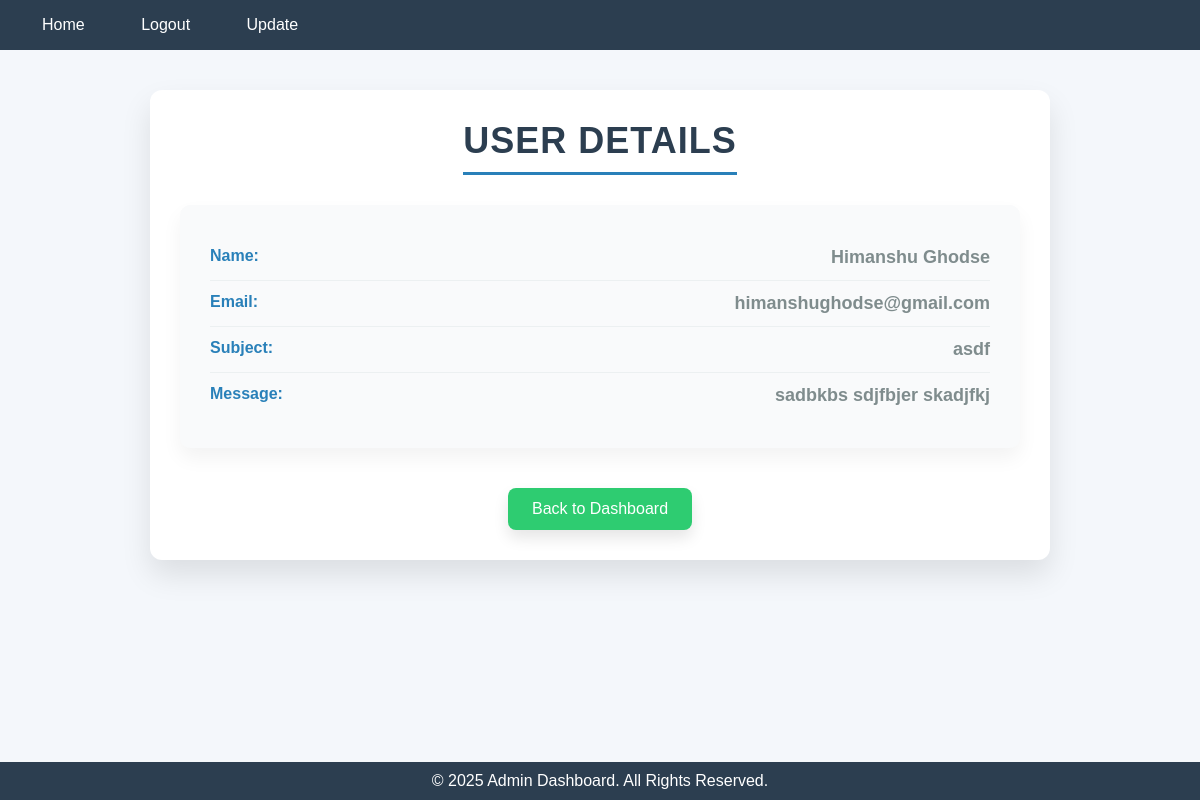
Page /detail_view/11/ (signed in) on the committed database.
### core/models.py (models this page shows, shortened)
class Contact(models.Model):
  name=models.CharField(max_length=50)
  email=models.EmailField()
  subject=models.CharField(max_length=100)
  message=models.TextField()

### core/views.py (the view)
# urls.py: path('detail_view/<int:id>/', views.detail_view, name='detail_view'),
@login_required(login_url='login')
def detail_view(request, id):
    data = Contact.objects.get(id=id)
    return render(request, 'core/detail_view.html', {'data': data})

### core/templates/core/detail_view.html (shortened to what this page needs)
{% extends 'core/navbar.html' %}
{% block content %}
<div class="detail-container">
    <h2>User Details</h2>
    <div class="user-info">
        <div class="info-item">
            <strong>Name:</strong>
            <span>{{ data.name }}</span>
        </div>
        <div class="info-item">
            <strong>Email:</strong>
            <span>{{ data.email }}</span>
        </div>
        <div class="info-item">
            <strong>Subject:</strong>
            <span>{{ data.subject }}</span>
        </div>
        <div class="info-item">
            <strong>Message:</strong>
            <span>{{ data.message }}</span>
        </div>
    </div>
    <div class="action-buttons">
        <center><a href="{% url 'dashboard' %}" class="btn back-btn">Back to Dashboard</a></center>
    </div>
</div>
{% endblock %}

### core/templates/core/navbar.html (style rules this page uses)
* { margin: 0; padding: 0; box-sizing: border-box; }
body { font-family: 'Arial', sans-serif; background-color: #f1f1f1; color: #333; }

### core/templates/core/detail_view.html (style rules this page uses)
body { font-family: 'Arial', sans-serif; background-color: #f4f7fb; color: #333; margin: 0; padding: 0; }
.detail-container { max-width: 900px; margin: 40px auto; padding: 30px; background-color: #fff; box-shadow: 0 15px 30px rgba(0, 0, 0, 0.1); border-radius: 12px; text-align: center; display: flex; flex-direction: column; align-items: center; justify-content: center; transition: transform 0.3s ease; }
.detail-container h2 { font-size: 36px; color: #2c3e50; font-weight: bold; margin-bottom: 30px; text-transform: uppercase; letter-spacing: 1px; border-bottom: 3px solid #2980b9; padding-bottom: 10px; }
.user-info { background-color: #f9fafb; padding: 30px; border-radius: 10px; box-shadow: 0 10px 20px rgba(0, 0, 0, 0.05); width: 100%; margin-bottom: 40px; transition: transform 0.3s ease; }
.user-info .info-item { display: flex; justify-content: space-between; padding: 12px 0; border-bottom: 1px solid #ecf0f1; font-size: 18px; font-weight: 600; }
.user-info .info-item:last-child { border-bottom: none; }
.user-info .info-item strong { color: #2980b9; font-size: 16px; }
.user-info .info-item span { color: #7f8c8d; }
.action-buttons { justify-content: center; align-items: center; width: 100%; display: flex; gap: 15px; }
.btn { padding: 12px 24px; text-decoration: none; font-size: 16px; color: #fff; border-radius: 8px; text-align: center; cursor: pointer; transition: all 0.3s ease-in-out; display: inline-block; box-shadow: 0 8px 15px rgba(0, 0, 0, 0.1); }
.back-btn { background-color: #2ecc71; }

### rows in the picture
Contact: name "Himanshu Ghodse", email "himanshughodse@gmail.com", subject "asdf", message "sadbkbs sdjfbjer skadjfkj"
